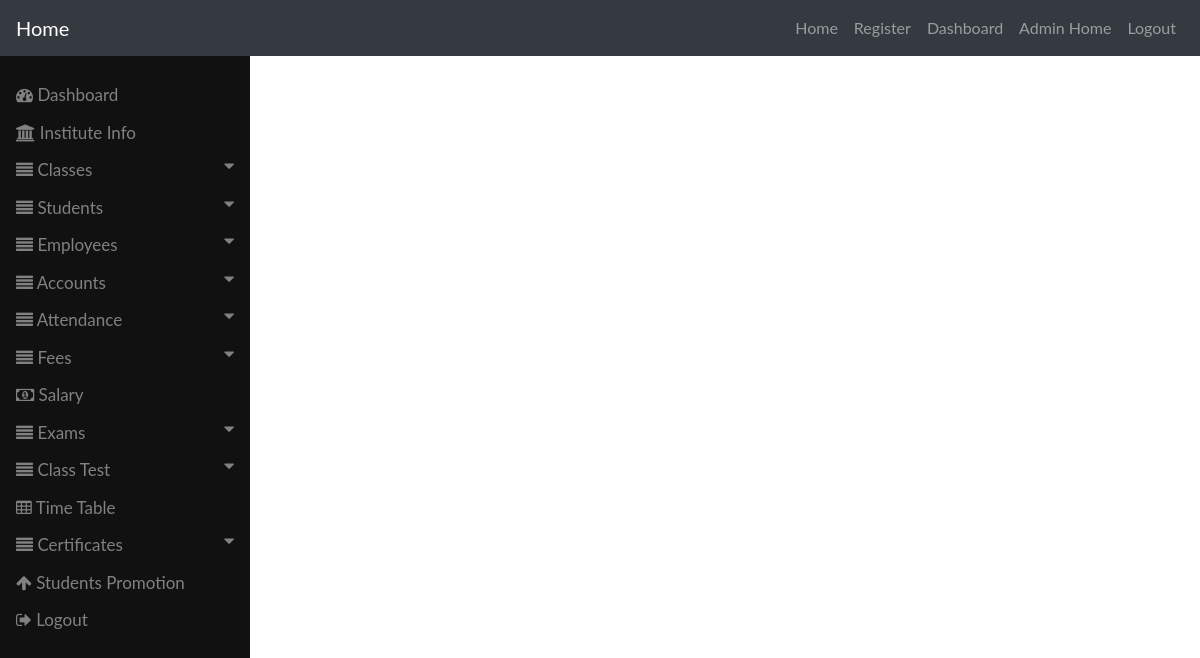
/viewstudents/ (signed in), run on an earlier commit of the app's database.
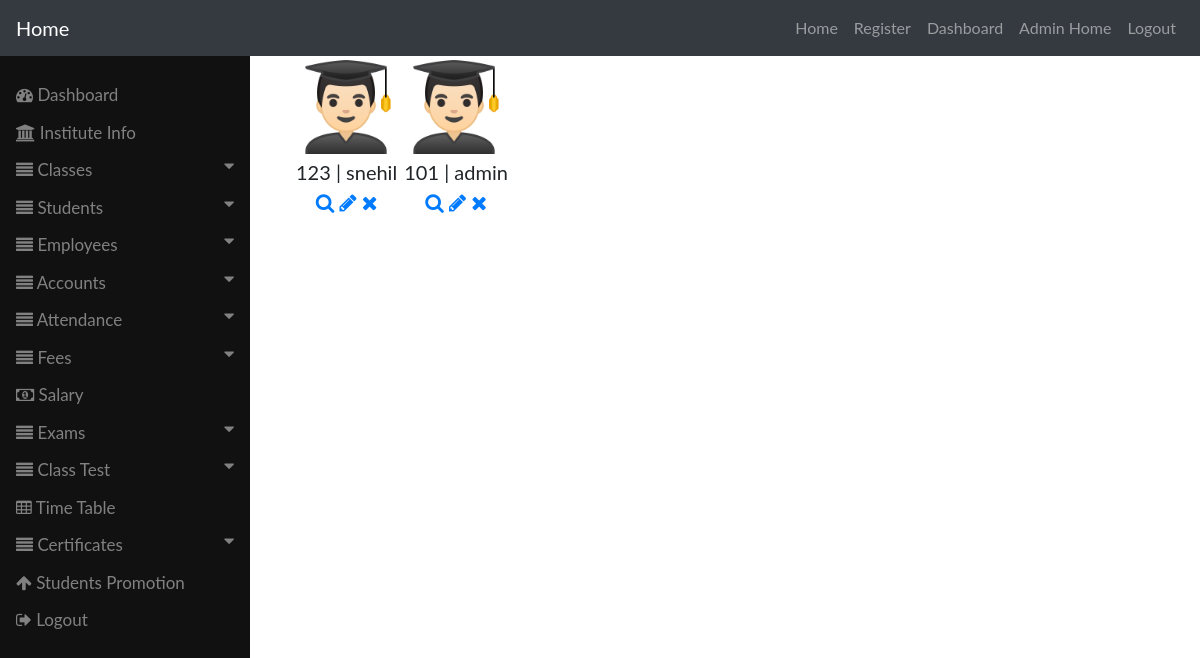
And on a later commit of the database.
### EskoolyApp/models.py (models this page shows)
class Students(models.Model):
    name = models.CharField(max_length = 30)
    reg_no = models.IntegerField()
    name_of_class = models.ForeignKey(Classes,on_delete = models.CASCADE)
    picture = models.FileField(upload_to = "images/", null=True, blank=True)
    admission_date = models.DateField()
    discount = models.IntegerField()
    mobile_no = models.IntegerField()
    birthdate = models.DateField(null=True, blank=True)
    orphan_student = models.BooleanField(null=True, blank=True)
    gender = models.CharField(max_length = 20,choices = GENDER_CHOICES, null=True, blank=True)
    caste = models.CharField(max_length = 30, null=True, blank=True)
    previous_school = models.CharField(max_length = 50, null=True, blank=True)
    religion = models.CharField(max_length = 20,choices = RELIGION_CHOICES,null=True, blank=True)
    address = models.TextField(null=True, blank=True)
    total_children = models.IntegerField(null=True, blank=True)
    father_name = models.CharField(max_length = 20,null=True, blank=True)
    father_education = models.CharField(max_length = 20,null=True, blank=True)
    father_occupation = models.CharField(max_length = 20,null=True, blank=True)
    father_income = models.FloatField(null=True, blank=True)
    father_mobile = models.IntegerField(null=True, blank=True)
    mother_name = models.CharField(max_length = 20, null=True, blank=True)
    mother_education = models.CharField(max_length = 20,null=True, blank=True)
    mother_occupation = models.CharField(max_length = 20,null=True, blank=True)
    mother_income = models.FloatField(null=True, blank=True)
    mother_mobile = models.IntegerField(null=True, blank=True)

### EskoolyApp/decorators.py (the view)
        def wrappper_func(request,*args, **kwargs):
            group = None
            if request.user.groups.exists():
                group=request.user.groups.all()[0].name
            if group == 'student':
                return redirect('studentDash')
            if group == 'teacher':
                return redirect('teacherDash')
            if group =='admin':
                return view_func(request,*args, **kwargs)

### EskoolyApp/views.py (called while the page is built)
@login_required(login_url='login')
@admin_only
def StudentsView(request):
    return render(request, 'EskoolyApp/viewstudents.html', {'students': Students.objects.all()})

### templates/EskoolyApp/viewstudents.html (shortened to what this page needs)
{% include 'EskoolyApp/sidebar.html' %}
{% load static %}
<div class="main">
  <div class="container col-lg-12">
    <table>
      {% for student in students %}
        <tr>
          <td><img src = "{% static "images/student.png"%}" width = "100px" height="100px"><br>
          {{student.reg_no}}  | {{student.name}}<br>
          <center><a href="/studentsdetail/{{student.id}}"><i class="fa fa-search" aria-hidden="true"></i>
          <a href="/updatestudents/{{student.id}}"><i class="fa fa-pencil" aria-hidden="true"></i></a>
          <a href="/deletestudents/{{student.id}}"><i class="fa fa-times" aria-hidden="true"></i></a></center>
        </td>
          </tr>
    {% endfor %}
  </table>
</div><br><br>

### templates/EskoolyApp/sidebar.html (shortened to what this page needs)
{% extends 'EskoolyApp/base.html' %}
{% load static %}
{% block body_block %}
<!DOCTYPE html>
<html>
<head>
<link rel="stylesheet" href="https://cdnjs.cloudflare.com/ajax/libs/font-awesome/4.7.0/css/font-awesome.min.css">
</head>
<body>
<div class="sidenav">
  <a href="#about"><i class="fa fa-tachometer" aria-hidden="true"></i> Dashboard</a>
  <a href="/instituteinfo/1"><i class="fa fa-university" aria-hidden="true"></i> Institute Info</a>
  <button class="dropdown-btn"><i class="fa fa-align-justify" aria-hidden="true"></i> Classes
    <i class="fa fa-caret-down"></i>
  </button>
  <button class="dropdown-btn"><i class="fa fa-align-justify" aria-hidden="true"></i> Students
    <i class="fa fa-caret-down"></i>
  </button>
  <button class="dropdown-btn"><i class="fa fa-align-justify" aria-hidden="true"></i> Employees
    <i class="fa fa-caret-down"></i>
  </button>
  <button class="dropdown-btn"><i class="fa fa-align-justify" aria-hidden="true"></i> Accounts
    <i class="fa fa-caret-down"></i>
  </button>
  <button class="dropdown-btn"><i class="fa fa-align-justify" aria-hidden="true"></i> Attendance
    <i class="fa fa-caret-down"></i>
  </button>
  <button class="dropdown-btn"><i class="fa fa-align-justify" aria-hidden="true"></i> Fees
    <i class="fa fa-caret-down"></i>
  </button>
  <a href="#Employees"><i class="fa fa-money" aria-hidden="true"></i> Salary</a>
<button class="dropdown-btn"><i class="fa fa-align-justify" aria-hidden="true"></i> Exams
  <i class="fa fa-caret-down"></i>
</button>
<button class="dropdown-btn"><i class="fa fa-align-justify" aria-hidden="true"></i> Class Test
  <i class="fa fa-caret-down"></i>
</button>
<a href="#Employees"><i class="fa fa-table" aria-hidden="true"></i> Time Table</a>
<button class="dropdown-btn"><i class="fa fa-align-justify" aria-hidden="true"></i> Certificates
  <i class="fa fa-caret-down"></i>
</button>
<a href="#Employees"><i class="fa fa-arrow-up" aria-hidden="true"></i> Students Promotion</a>
<a href="#Employees"><i class="fa fa-sign-out" aria-hidden="true"></i> Logout</a>
</div>
</body>
</html>
{% endblock %}

### templates/EskoolyApp/base.html (shortened to what this page needs)
<!DOCTYPE html>
<html lang="en">
<head>
    <link rel="stylesheet" href="https://stackpath.bootstrapcdn.com/bootstrap/4.3.1/css/bootstrap.min.css">
</head>
<body>
    <nav class="navbar navbar-expand-sm navbar-dark bg-dark">
        <a class="navbar-brand" href="{% url "index" %}">Home</a>
        <div class="collapse navbar-collapse" id="collapsibleNavId">
            <ul class="navbar-nav ml-auto mt-2 mt-lg-0">
                <li class="nav-item ">
                    <a class="nav-link" href="/">Home</a>
                </li>
                <li class="nav-item">
                    <a class="nav-link" href="/register">Register</a>
                </li>
                {% if request.user.is_staff%}
                <li class="nav-item">
                    <a class="nav-link" href="/dashboard">Dashboard</a>
                </li>
                <li class="nav-item ">
                    <a class="nav-link" href="/adminhome">Admin Home</a>
                </li>
                {% endif %}
                {% if user.is_authenticated %}
                    <li class="nav-item ">
                        <a class="nav-link" href="/logout">Logout</a>
                    </li>
                {% else %}
                    <li class="nav-item ">
                        <a class="nav-link" href="/login" %}"
                        >Login</a
                        >
                    </li>
                {% endif %}
            </ul>
        </div>
    </nav>
    <div class="container">
    {% block body_block %}
    {% endblock %}
    </div>
</body>
</html>

### templates/EskoolyApp/sidebar.html (style rules this page uses)
body { font-family: "Lato", sans-serif; }
.sidenav { height: 100%; width: 250px; position: fixed; z-index: 1; top: 56px; left: 0; background-color: #111; overflow-x: hidden; padding-top: 20px; padding-bottom: 60px; }
.sidenav a, .dropdown-btn { padding: 6px 8px 6px 16px; text-decoration: none; font-size: 17px; color: #818181; display: block; border: none; background: none; width: 100%; text-align: left; cursor: pointer; outline: none; }
.main { margin-left: 200px; font-size: 20px; padding: 0px 10px; padding-left: 80px; }
.fa-caret-down { float: right; padding-right: 8px; }

### templates/EskoolyApp/viewstudents.html (style rules this page uses)
tr { display:inline }

What changed in the data, as far as the page shows it:
added Students: reg_no "123", name "snehil"
added Students: reg_no "101", name "admin"
